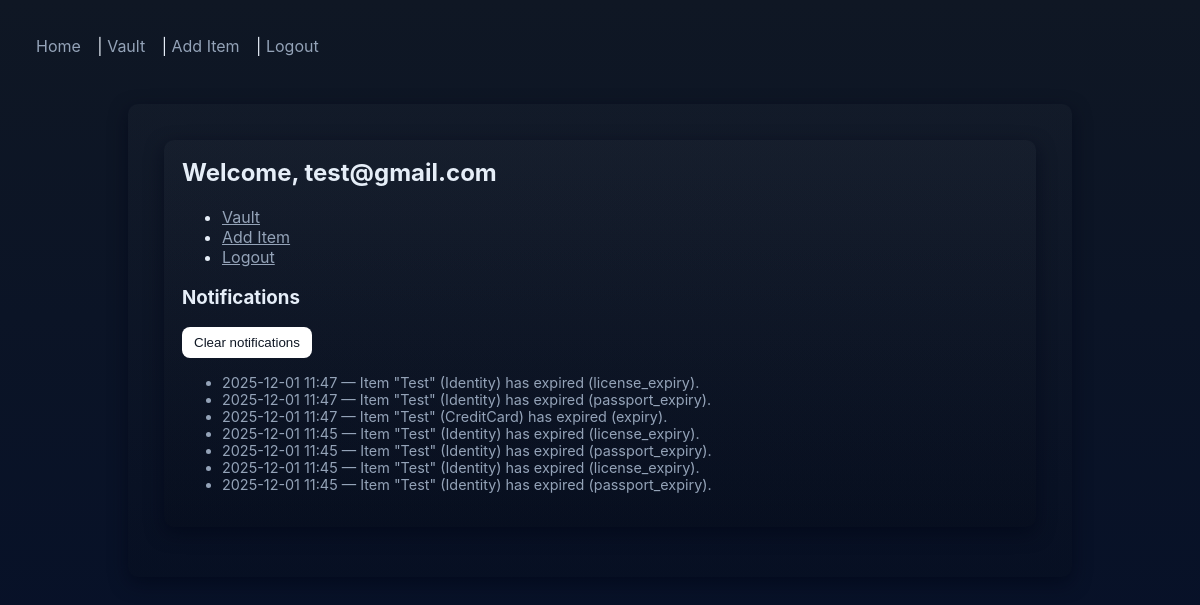
Page / (signed in) on the earlier database version.
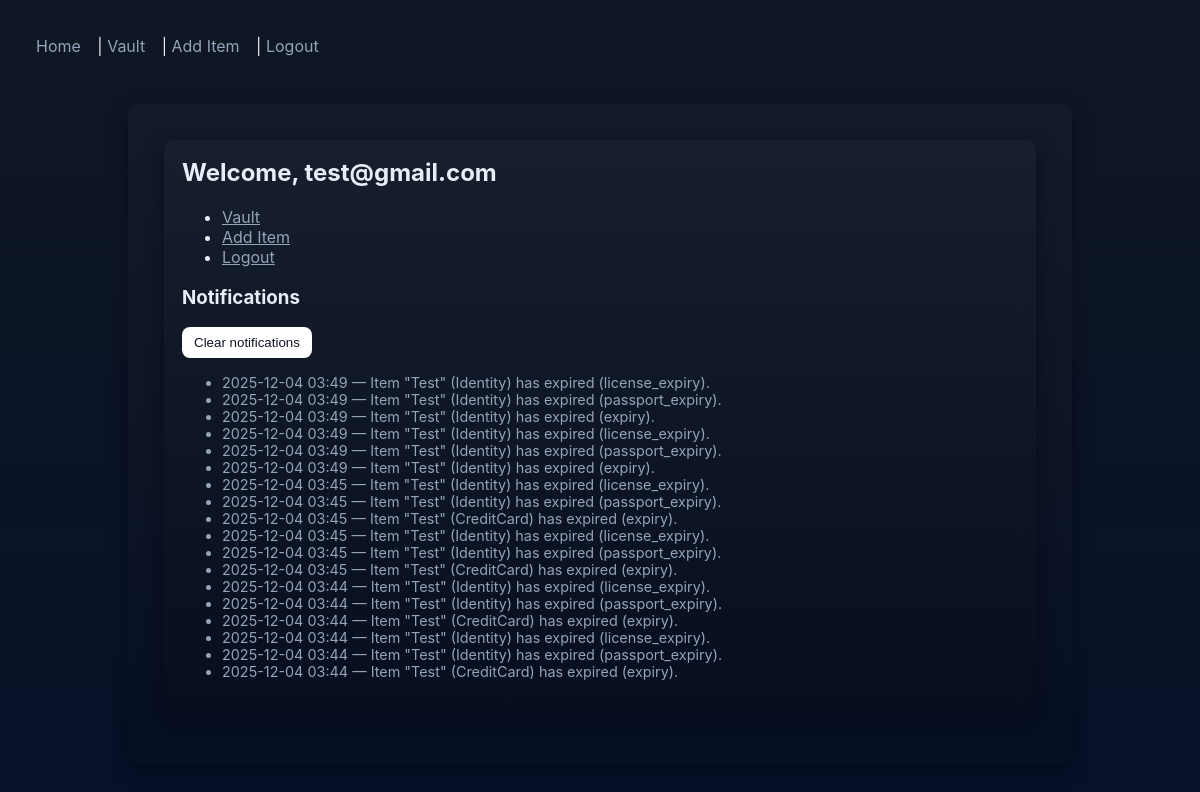
Same page on the later database version.
### models/notification.py (models this page shows)
class Notification(db.Model):
    id = db.Column(db.Integer, primary_key=True)
    user_id = db.Column(db.Integer, nullable=False)
    content = db.Column(db.Text)
    timestamp = db.Column(db.DateTime, default=datetime.utcnow)
    is_read = db.Column(db.Boolean, default=False)

### app.py (the view)
@app.route('/')
def home():
    user_id = current_user_id()
    if not user_id:
        return redirect(url_for('login'))
    user = User.query.get(user_id)
    if not user:
        session.pop('user_id', None)
        return redirect(url_for('login'))
    try:
        check_and_notify_expiries(user)
    except Exception:
        pass
    notes = Notification.query.filter_by(user_id=user.id, is_read=False).order_by(Notification.timestamp.desc()).all()
    return render_template('home.html', user=user, notifications=notes)

### app.py (called while the page is built, shortened)
def check_and_notify_expiries(user):
    if not user:
        return
    items = VaultItem.query.filter_by(user_id=user.id).all()
    subj = BookingSubject()
    subj.attach(UserObserver(user))
    now = datetime.utcnow()
    for it in items:
        try:
            data = decrypt_json(it.encrypted_data) or {}
        except Exception:
            data = {}

@app.before_request
def enforce_session_timeout():
    user_id = session.get('user_id')
    us = UserSession()
    if user_id:
        if us.get_user_id() != user_id:
            us.set_user(user_id)
        if us.is_locked():
            session.pop('user_id', None)
            us.clear()
            flash('Session locked due to inactivity. Please log in again.', 'info')
            return redirect(url_for('login'))
        us.touch()

def current_user_id():
    try:
        us = UserSession()
        uid = us.get_user_id()
        if uid:
            return uid
    except Exception:
        pass
    return session.get('user_id')

### patterns/observer.py (called while the page is built)
    def attach(self, obs):
        self.observers.append(obs)

### patterns/singleton.py (called while the page is built)
    def touch(self) -> None:
        with self._lock:
            self.last_activity = time.time()

### templates/home.html (shortened to what this page needs)
{% extends "base.html" %}
{% block content %}
<div class="container"><div class="card">
    <h2>Welcome, {{ user.email }}</h2>
        <ul>
                <li><a href="{{ url_for('vault') }}">Vault</a></li>
                <li><a href="{{ url_for('add_item') }}">Add Item</a></li>
                <li><a href="{{ url_for('logout') }}">Logout</a></li>
        </ul>
        <h3>Notifications</h3>
        {% if notifications and notifications|length > 0 %}
        <form method="post" action="{{ url_for('clear_notifications') }}" style="margin-bottom:8px;">
            <button type="submit" class="small">Clear notifications</button>
        </form>
        <ul id="notifications-list">
        {% for n in notifications %}
            <li class="small-muted">{{ n.timestamp.strftime('%Y-%m-%d %H:%M') }} — {{ n.content }}</li>
        {% endfor %}
        </ul>
        {% else %}
            <p class="small-muted">No new notifications</p>
        {% endif %}
</div></div>
{% endblock %}

Differences in the rows shown:
no longer on this page (row edited): Notification: timestamp "2025-12-01 11:47", content "Item \"Test\" (Identity) has expired (license_expiry)."
no longer on this page (row edited): Notification: timestamp "2025-12-01 11:47", content "Item \"Test\" (Identity) has expired (passport_expiry)."
no longer on this page (row edited): Notification: timestamp "2025-12-01 11:47", content "Item \"Test\" (CreditCard) has expired (expiry)."
no longer on this page (row edited): Notification: timestamp "2025-12-01 11:45", content "Item \"Test\" (Identity) has expired (license_expiry)."
no longer on this page (row edited): Notification: timestamp "2025-12-01 11:45", content "Item \"Test\" (Identity) has expired (passport_expiry)."
no longer on this page (row edited): Notification: timestamp "2025-12-01 11:45", content "Item \"Test\" (Identity) has expired (license_expiry)."
no longer on this page (row edited): Notification: timestamp "2025-12-01 11:45", content "Item \"Test\" (Identity) has expired (passport_expiry)."
added Notification: timestamp "2025-12-04 03:49", content "Item \"Test\" (Identity) has expired (license_expiry)."
added Notification: timestamp "2025-12-04 03:49", content "Item \"Test\" (Identity) has expired (passport_expiry)."
added Notification: timestamp "2025-12-04 03:49", content "Item \"Test\" (Identity) has expired (expiry)."
added Notification: timestamp "2025-12-04 03:49", content "Item \"Test\" (Identity) has expired (license_expiry)."
added Notification: timestamp "2025-12-04 03:49", content "Item \"Test\" (Identity) has expired (passport_expiry)."
added Notification: timestamp "2025-12-04 03:49", content "Item \"Test\" (Identity) has expired (expiry)."
added Notification: timestamp "2025-12-04 03:45", content "Item \"Test\" (Identity) has expired (license_expiry)."
added Notification: timestamp "2025-12-04 03:45", content "Item \"Test\" (Identity) has expired (passport_expiry)."
added Notification: timestamp "2025-12-04 03:45", content "Item \"Test\" (CreditCard) has expired (expiry)."
added Notification: timestamp "2025-12-04 03:45", content "Item \"Test\" (Identity) has expired (license_expiry)."
added Notification: timestamp "2025-12-04 03:45", content "Item \"Test\" (Identity) has expired (passport_expiry)."
added Notification: timestamp "2025-12-04 03:45", content "Item \"Test\" (CreditCard) has expired (expiry)."
added Notification: timestamp "2025-12-04 03:44", content "Item \"Test\" (Identity) has expired (license_expiry)."
added Notification: timestamp "2025-12-04 03:44", content "Item \"Test\" (Identity) has expired (passport_expiry)."
added Notification: timestamp "2025-12-04 03:44", content "Item \"Test\" (CreditCard) has expired (expiry)."
added Notification: timestamp "2025-12-04 03:44", content "Item \"Test\" (Identity) has expired (license_expiry)."
added Notification: timestamp "2025-12-04 03:44", content "Item \"Test\" (Identity) has expired (passport_expiry)."
added Notification: timestamp "2025-12-04 03:44", content "Item \"Test\" (CreditCard) has expired (expiry)."
